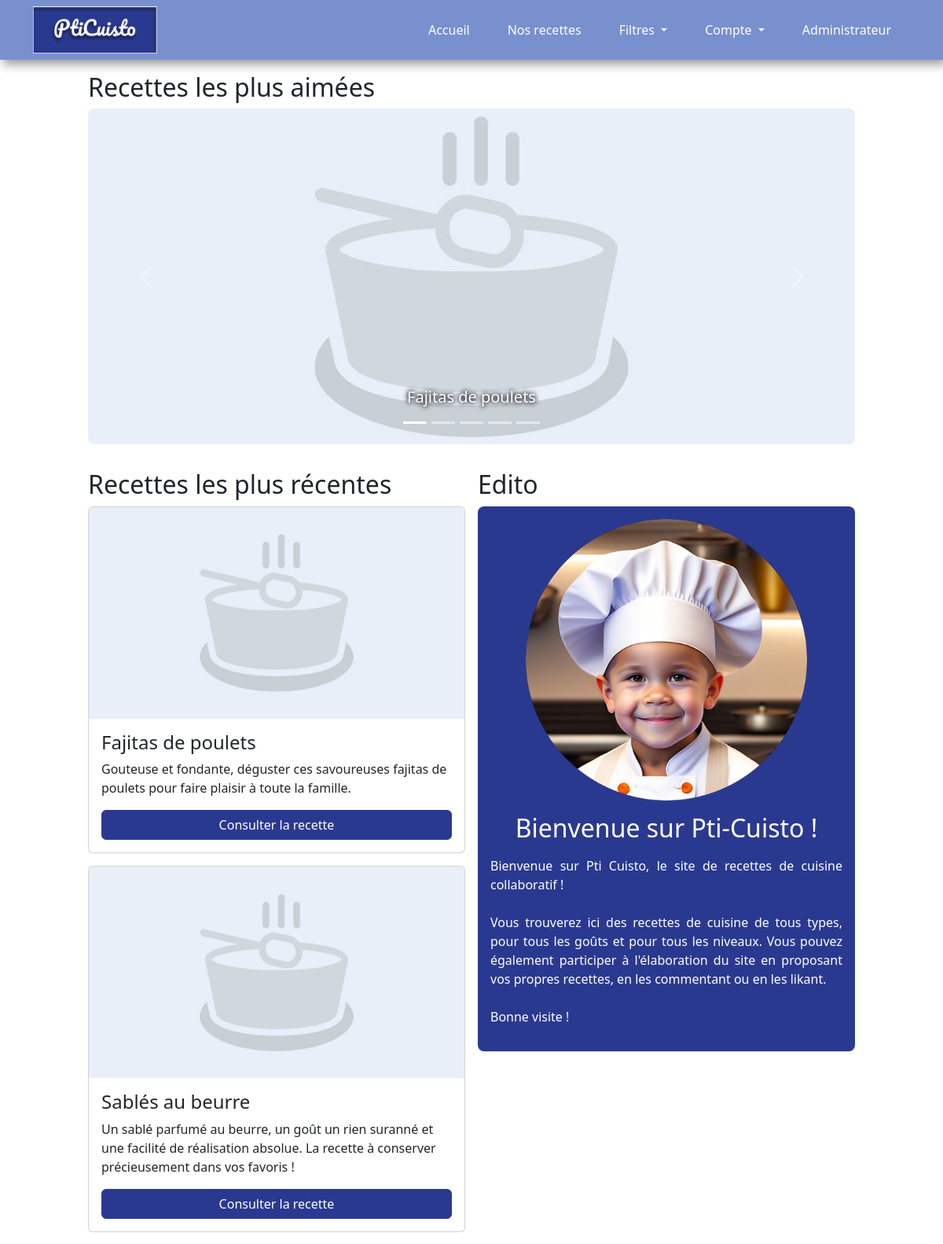
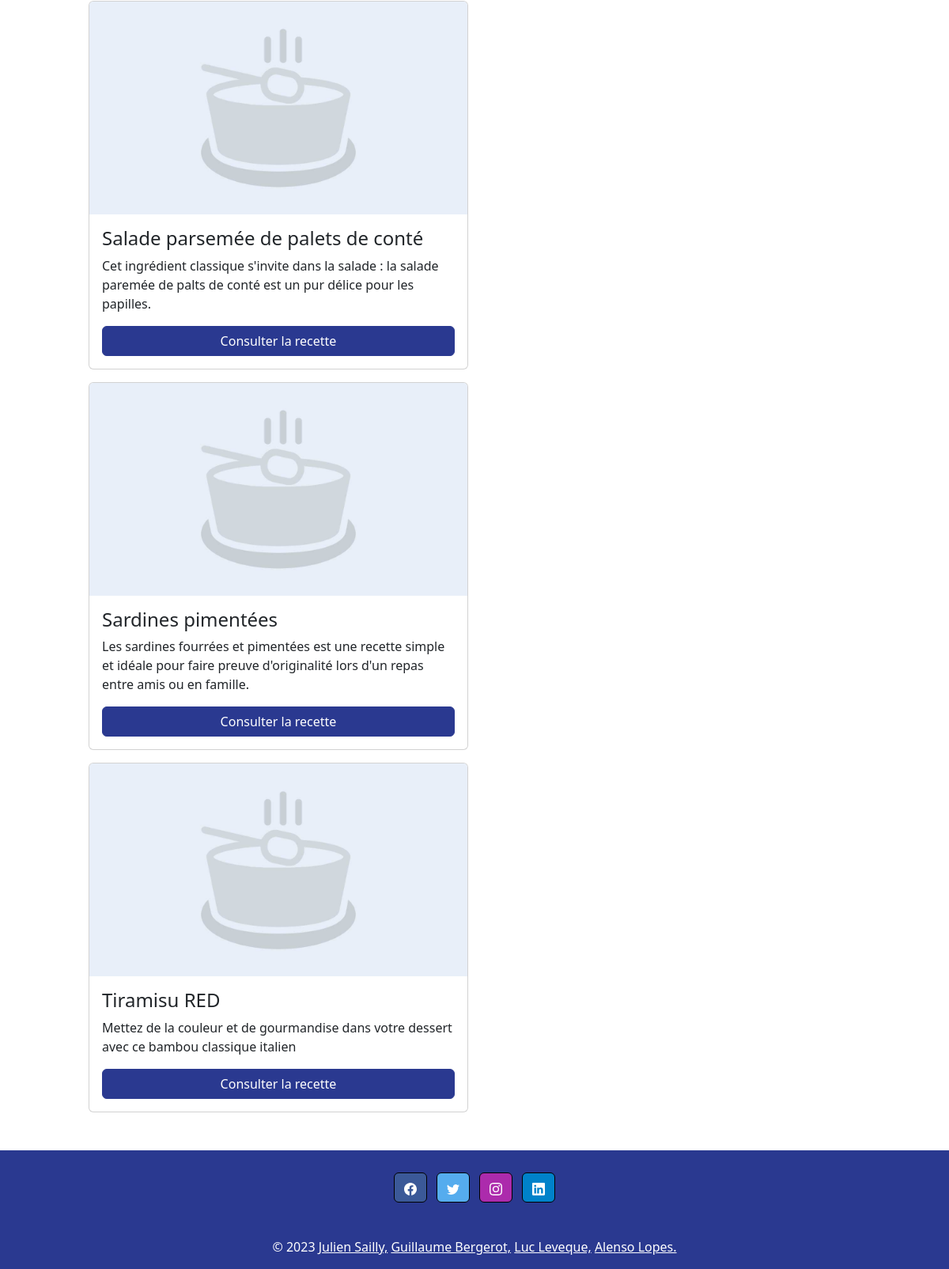
/ (signed in), run on the app's committed database (2 pictures, top to bottom).
### tables this page shows
CREATE TABLE `recipes` (
  `rec_id` int(11) NOT NULL,
  `rec_title` varchar(200) DEFAULT NULL,
  `rec_content` varchar(2000) DEFAULT NULL,
  `rec_summary` varchar(300) DEFAULT NULL,
  `cat_id` int(3) NOT NULL,
  `rec_creation_date` datetime NOT NULL DEFAULT current_timestamp(),
  `rec_image_src` varchar(100) DEFAULT NULL,
  `rec_modification_date` datetime DEFAULT NULL,
  `users_id` int(3) NOT NULL,
  `isAuthorised` int(2) NOT NULL DEFAULT 0,
  `rec_nb_person` int(2) NOT NULL
);

CREATE TABLE `edito` (
  `edi_id` int(11) NOT NULL,
  `users_id` int(11) NOT NULL,
  `edi_date` date NOT NULL,
  `edi_title` varchar(200) DEFAULT NULL,
  `edi_content` varchar(700) DEFAULT NULL
);

### controller/controllerAccueil.php (called while the page is built, shortened)
<?php
require_once(File::build_path(array("model", "modelAccueil.php")));
class controllerAccueil
{
  public static function readAll()
  {
    require(File::build_path(array("view", "navbar.php")));
    $mostLikedRecipes = modelAccueil::getMostLikedRecipe();
    $mostRecentRecipes = modelAccueil::getMostRecentRecipe();
    $edito = modelAccueil::getEdito();
    require(File::build_path(array("view/accueil", "accueil.php")));
    require(File::build_path(array("view", "footer.php")));
  }
}

### index.php (called while the page is built, shortened)
<?php
    require_once(File::build_path(array("controller", "routeur.php")));
?>

### model/modelAccueil.php (called while the page is built, shortened)
<?php
require_once(File::build_path(array("model", "model.php")));
class modelAccueil {
  public static function getMostLikedRecipe($nb = 5) {
    $model = new model();
    $model->init();
    $sql = "SELECT rec_id, rec_title, rec_image_src, count(*) as nblikes from recipes
    join likes using (rec_id)
    where isAuthorised = 1
    group by rec_id, rec_title, rec_image_src
    order by count(*) desc
    LIMIT :nb";
    $req_prep = $model::$pdo->prepare($sql);
    $req_prep->bindParam(':nb', $nb, PDO::PARAM_INT);
    $req_prep->execute();
    $req_prep->setFetchMode(PDO::FETCH_CLASS, 'model');
    return $req_prep->fetchAll();
  }
  public static function getMostRecentRecipe() {
    $model = new model();
    $model->init();
    $sql = "SELECT rec_id, rec_title, rec_summary, rec_image_src, rec_creation_date, rec_modification_date from recipes
    where isAuthorised = 1
    order by rec_modification_date desc, rec_creation_date desc
    LIMIT 5";
    $req_prep = $model::$pdo->prepare($sql);
    $req_prep->execute();
    $req_prep->setFetchMode(PDO::FETCH_CLASS, 'model');
    return $req_prep->fetchAll();
  }
  public static function getEdito() {
    $model = new model();
    $model->init();
    $sql = "SELECT edi_title, edi_content from edito
    order by edi_date desc
    limit 1";
    $req_prep = $model::$pdo->prepare($sql);
    $req_prep->execute();
    $req_prep->setFetchMode(PDO::FETCH_CLASS, 'model');
    return $req_prep->fetch();
  }
}

### config/conf.php (called while the page is built, shortened)
<?php
class conf{
	static private $databases = array(
		'hostname' => 'localhost',
		'database' => 'pti-cuisto',
		'login' => 'root',
		'password' => ''
	);
	static public function getLogin(){
		return self::$databases['login'];
	}
	static public function getHostname(){
		return self::$databases['hostname'];
	}
	static public function getDatabase(){
		return self::$databases['database'];
	}
	static public function getPassword(){
		return self::$databases['password'];
	}
}

### model/model.php (called while the page is built, shortened)
<?php
require_once("config/conf.php");
class model{
  public static function init(){
    $login = conf::getLogin();
    $hostname = conf::getHostname();
    $database_name = conf::getDatabase();
    $password = conf::getPassword();
  }
}
?>

### view/accueil/accueil.php (the view, shortened to what this page needs)
<?php global $recipe_img_path ?>
<h2>Recettes les plus aimées</h2>
<div id="mostLikedRecipesCarousel" class="carousel slide">
    <div class="carousel-indicators">
        <?php
        $i = 0;
        foreach ($mostLikedRecipes as $recipe) {
            if ($i == 0) {
                echo '<button type="button" data-bs-target="#mostLikedRecipesCarousel" data-bs-slide-to="' . $i . '" class="active" aria-current="true" aria-label="Slide ' . $i . '"></button>';
            } else {
                echo '<button type="button" data-bs-target="#mostLikedRecipesCarousel" data-bs-slide-to="' . $i . '" aria-label="Slide ' . $i . '"></button>';
            }
            $i++;
        }
        ?>
    </div>
    <div class="carousel-inner">
        <?php
        $i = 0;
        foreach ($mostLikedRecipes as $recipe) {
            if ($i == 0) {
                echo '<div class="carousel-item active">';
            } else {
                echo '<div class="carousel-item">';
            }
            ?>
            <img src="<?= $recipe_img_path . $recipe->rec_image_src ?>" class="d-block w-100"
                alt="Illustration de la recette <?= $recipe->rec_title ?>">
            <div class="carousel-caption d-md-block">
                <h5>
                    <a href="index.php?controller=recipes&action=read&id=<?= $recipe->rec_id ?>">
                        <?= $recipe->rec_title ?>
                    </a>
                </h5>
            </div>
        </div>
        <?php
        $i++;
        }
        ?>
</div>
<button class="carousel-control-prev" type="button" data-bs-target="#mostLikedRecipesCarousel" data-bs-slide="prev">
    <span class="carousel-control-prev-icon" aria-hidden="true"></span>
</button>
<button class="carousel-control-next" type="button" data-bs-target="#mostLikedRecipesCarousel" data-bs-slide="next">
    <span class="carousel-control-next-icon" aria-hidden="true"></span>
</button>
</div>
<div class="home_content">
    <article class="recent_recipes">
        <h2>Recettes les plus récentes</h2>
        <div>
            <?php foreach ($mostRecentRecipes as $recipe) { ?>
                <div class="card">
                    <img class="card-img-top" src="<?= $recipe_img_path . $recipe->rec_image_src ?>"
                        alt="Illustration de <?= $recipe->rec_title ?>">
                    <div class="card-body">
                        <h4 class="card-title">
                            <?= $recipe->rec_title ?>
                        </h4>
                        <p class="card-text">
                            <?= $recipe->rec_summary ?>
                        </p>
                        <a href="index.php?controller=recipes&action=read&id=<?= $recipe->rec_id ?>"
                            class="btn btn-primary">
                            Consulter la recette
                        </a>
                    </div>
                </div>
            <?php } ?>
        </div>
    </article>
    <article>
        <h2>Edito</h2>
        <div class="edito">
            <img src="resources/img/pticuisto.png" alt="Illustration de Pti Cuisto">
            <h2>
                <?= $edito->edi_title ?>
            </h2>
            <p>
                <?= nl2br($edito->edi_content) ?>
            </p>
        </div>
    </article>
</div>

### resources/css/style.css (style rules this page uses)
:root { --primary-color: #2a3990; --secondary-color: #7890cd; --background-color: #ffffff; --grey-color: #999999; }
* { margin: 0; padding: 0; box-sizing: border-box; }
body { transition: all 0.4s ease-in-out; min-height: 100vh; display: flex; flex-direction: column; justify-content: space-between; }
.carousel-inner { border-radius: 8px; }
.home_content .card img { object-fit: cover; width: 100%; aspect-ratio: 16 / 9; }
.carousel img { object-fit: cover; width: 100%; aspect-ratio: 16 / 7; }
.carousel h5 { text-shadow: 0px 0px 6px #000000, 0px 0px 6px #000000; }
.carousel h5 a { color: var(--background-color); text-decoration: none; }
.recent_recipes div { display: flex; flex-direction: column; }
.recent_recipes > div { gap: 1rem; }
div.home_content { display: flex; flex-direction: row; justify-content: space-between; align-items: flex-start; gap: 1rem; padding: 2rem 0; }
div.home_content article { flex: 1; }
div.edito { background-color: var(--primary-color); color: var(--background-color); padding: 1rem; border-radius: 8px; display: flex; flex-direction: column; align-items: center; }
div.edito *:not(div.edito:last-child) { margin-bottom: 1rem; }
div.edito img { max-width: 400px; width: 80%; }
div.edito p { text-align: justify; }

### data on the page
recipes: rec_image_src (placeholder picture), rec_title "Fajitas de poulets", rec_summary "Gouteuse et fondante, déguster ces savoureuses fajitas de poulets pour faire plaisir à toute la famille."
recipes: rec_image_src (placeholder picture), rec_title "Tiramisu RED", rec_summary "Mettez de la couleur et de gourmandise dans votre dessert avec ce bambou classique italien"
recipes: rec_image_src (placeholder picture), rec_title "Sablés au beurre", rec_summary "Un sablé parfumé au beurre, un goût un rien suranné et une facilité de réalisation absolue. La recette à conserver précieusement dans vos favoris !"
recipes: rec_image_src (placeholder picture), rec_title "Salade parsemée de palets de conté", rec_summary "Cet ingrédient classique s'invite dans la salade : la salade paremée de palts de conté est un pur délice pour les papilles."
recipes: rec_image_src (placeholder picture), rec_title "Sardines pimentées", rec_summary "Les sardines fourrées et pimentées est une recette simple et idéale pour faire preuve d'originalité lors d'un repas entre amis ou en famille."
edito: edi_title "Bienvenue sur Pti-Cuisto !", edi_content "Bienvenue sur Pti Cuisto, le site de recettes de cuisine collaboratif ! Vous trouverez ici des recettes de cuisine de tous types, pour tous les goûts et pour tous les niveaux. Vous pouvez également participer à l'élaboration du site en proposant vos propres recettes, en les commentant ou en les likant. Bonne visite !"
